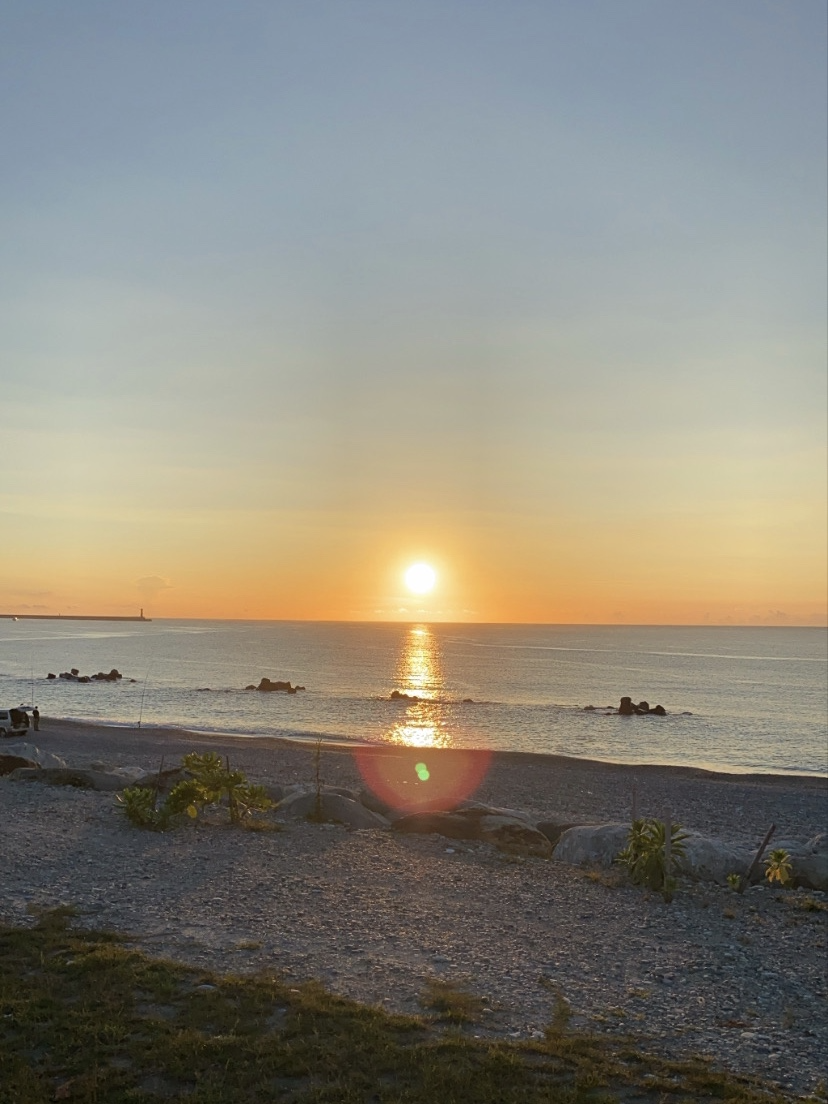
#> input picture hw2/data/input/scene_1/IMG_9624.png, 828 x 1104 px; its folder holds only this picture in this run
$ python main.py
#> lines starting #> are read from the running program, lines starting #| are printed output that depends on the picture
import argparse
import os
import random
import numpy as np
import cv2
import matplotlib.pyplot as plt
from time import time
from warp import cylindrical_projection
from feature import SIFT , keypoint_matching
from stitch import stitch_images , global_alignment

if __name__ == '__main__':
	parser = argparse.ArgumentParser()
	parser.add_argument('--input_directory' , type = str , default = '../data/input/scene_1/')
	parser.add_argument('--scale' , type = float , default = 0.2)
	parser.add_argument('--focal_length' , type = int , default = 7893)
	parser.add_argument('--global_alignment' , type = int , default = 1)
	parser.add_argument('--output_image' , type = str , default = '../result.png')
	args = parser.parse_args()

	# Load images.
	print('Load images...')
	images = []
	for file_name in os.listdir(args.input_directory):
		if file_name.endswith('jpg') or file_name.endswith('JPG') or file_name.endswith('png') or file_name.endswith('PNG'):
			image = cv2.imread(os.path.join(args.input_directory , file_name) , cv2.IMREAD_COLOR)
#> image is the input picture: shape (1104, 828, 3); mean B, G, R 122.1, 133, 136.4
			image = cv2.resize(image , (int(args.scale * image.shape[1]) , int(args.scale * image.shape[0])) , cv2.INTER_LINEAR)
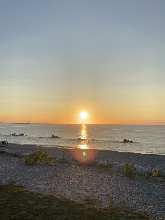
#> image: shape (220, 165, 3); mean B, G, R 122, 132.9, 136.3
			images.append(image)

	fig , axes = plt.subplots(int(np.ceil(len(images) / 6)) , 6 , figsize = (12 , 6))
	for i , image in enumerate(images):
#> (the run stopped early here; a loop or call above may not have finished)
